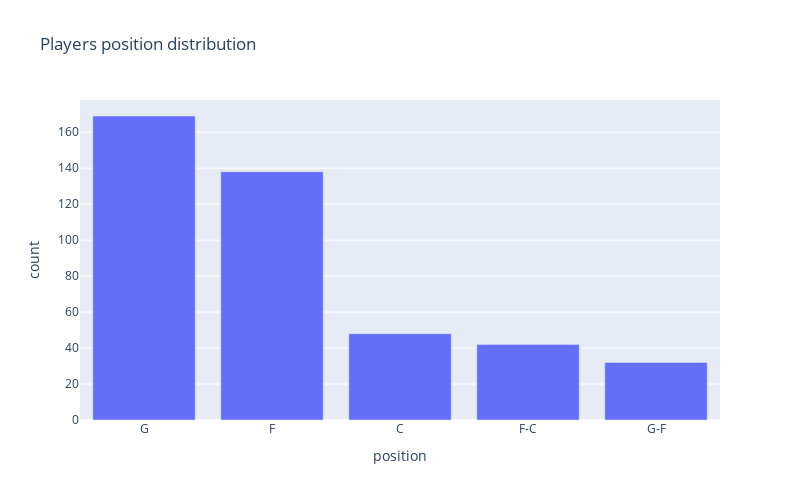

Notebook cell for this chart:
### Code cell
df.loc[df['position'] == 'C-F', 'position'] = 'F-C'
df.loc[df['position'] == 'F-G', 'position'] = 'G-F'

plot_value_count(df, 'position', WIDTH, 500, "Players position distribution")

### Figure 1 — Plotly figure (JSON) as saved in the notebook; plotly's stock layout.template omitted (floating-point values rounded to 4 significant figures)
{"data": [{"alignmentgroup": "True", "hovertemplate": "position=%{x}<br>count=%{y}<extra></extra>", "legendgroup": "", "marker": {"color": "#636efa", "pattern": {"shape": ""}}, "name": "", "offsetgroup": "", "orientation": "v", "showlegend": false, "textposition": "auto", "type": "bar", "x": ["G", "F", "C", "F-C", "G-F"], "xaxis": "x", "y": [169, 138, 48, 42, 32], "yaxis": "y"}], "layout": {"barmode": "relative", "height": 500, "legend": {"tracegroupgap": 0}, "title": {"text": "Players position distribution"}, "width": 800, "xaxis": {"anchor": "y", "domain": [0, 1], "title": {"text": "position"}}, "yaxis": {"anchor": "x", "domain": [0, 1], "title": {"text": "count"}}}}
